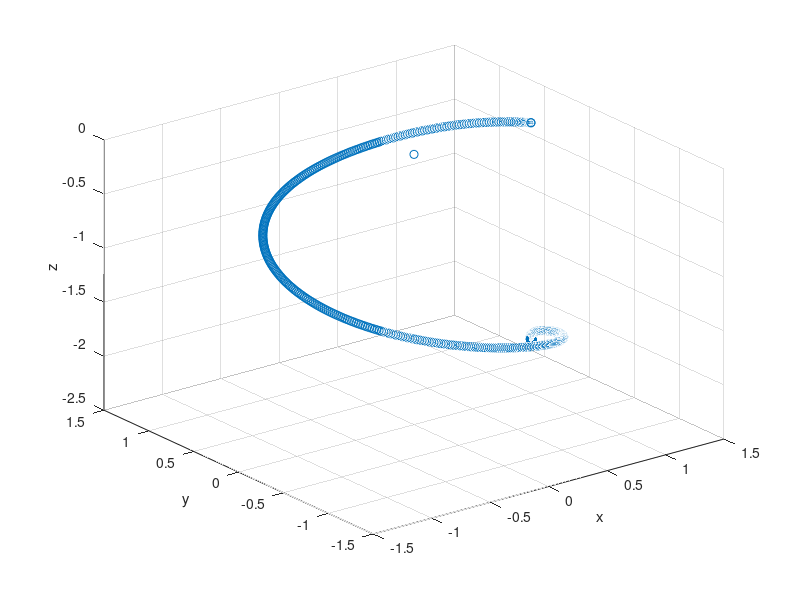

Reproduce this figure in MATLAB.

data = csvread('log.csv');

time = data(:, 1);

x = data(:, 8);
y = data(:, 9);
z = data(:, 10);

h = scatter3(x, y, z);
xlabel('x')
ylabel('y')
zlabel('z')
waitfor(h)